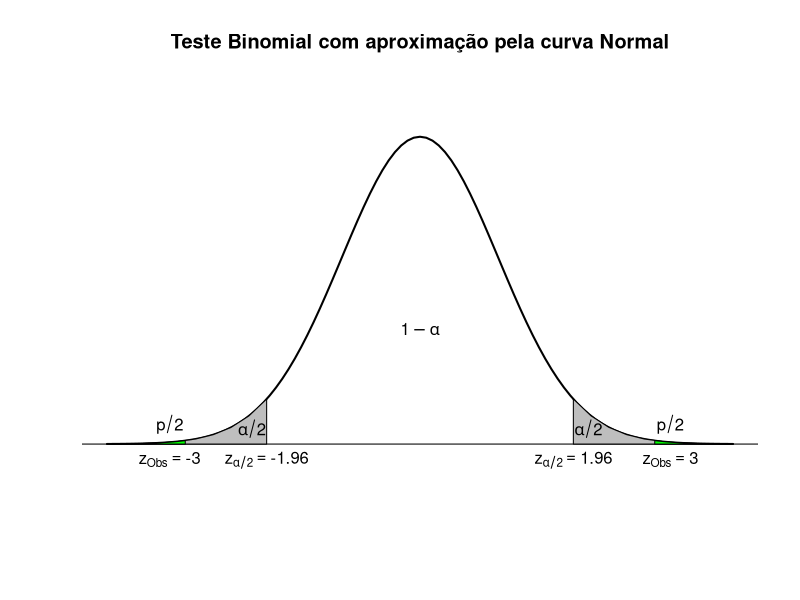
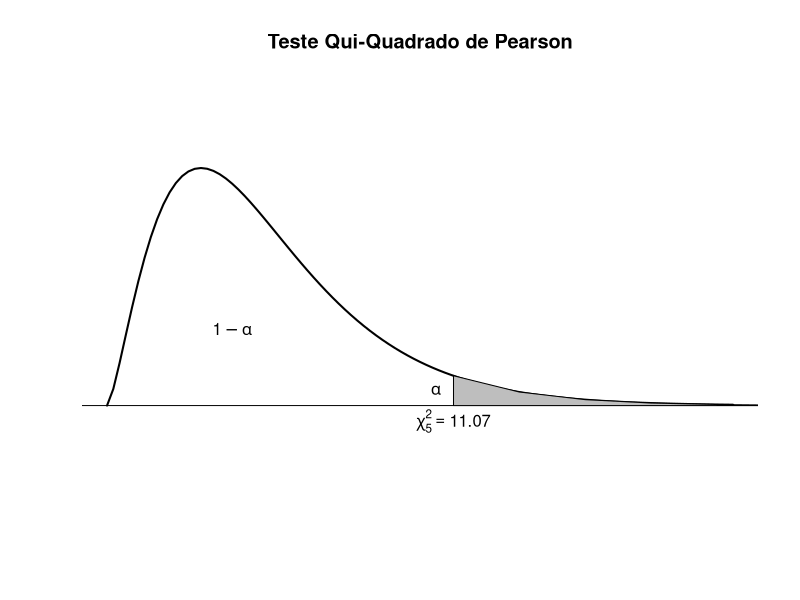

Recreate these plots in R, in order.
## Programmer1: Giovani Carrara Rodrigues 
## Programmer2: Vitor Bonini

## Date: sep/12/2015

## Description: Exercise 1 of Non-parametric methods

## Binomial test

a=0.05 # nível de significancia
n=1600 # número total de pessoas (homens + mulheres)
p0=0.5 # # se p=1/2 então a prob de nascer homens e mulheres é igual
B=860 # poderia ser também = 740(quantidade todal de homens)

# como n é grande vamos padronizar e usar a propriedade assintótica do Teorema do limite Central
B1=(B-n*p0)/sqrt(n*p0*(1-p0))

# vamos fazer o teste bilateral

z_a=qnorm(1-a/2)
z_a

p_valor=round(pnorm(B1,lower=F),4)
p_valor

pdf("bino1.pdf")
plot(c(-4,4),c(-0.05,.45), type="n",main="Teste Binomial com aproximação pela curva Normal", xlab='', ylab="", cex.lab=1.5,axes = F, frame.plot = F)
abline(h=0,lwd=1)
curve(dnorm(x),lwd=2,from=-4,to=4,add=T)
As=seq(z_a,4,len=10)
polygon(c(z_a,As,3),c(0,dnorm(As),0),col="gray")
text(0,0.15,expression(1-alpha))
text(2.15,0.02,expression(alpha/2))
text(z_a,-.02,bquote(z[alpha/2] == .(round(z_a,2))))
# meus comandos
Bs=seq(-4,-z_a,len=10)
polygon(c(-3,Bs,-z_a),c(0,dnorm(Bs),0),col="gray")
text(-2.15,0.02,expression(alpha/2))
text(-z_a,-.02,bquote(z[alpha/2] == .(round(-z_a,2))))

#comandos para desenhar o p_valor no gráfico
# à direita
Cs=seq(B1,4,len=10)
polygon(c(B1,Cs,4),c(0,dnorm(Cs),0),col="green")

text(3.2,0.025,expression(p/2))
text((B1+0.2),-.02,bquote(z["Obs"] == .(round(B1,2))))
# à esquerda
Ds=seq(-4,-B1,len=10)
polygon(c(-4,Ds,-B1),c(0,dnorm(Ds),0),col="green")

text(-3.2,0.025,expression(p/2))

text(-(B1+0.2),-.02,bquote(z["Obs"] == .(round(-B1,2))))

dev.off()

# Pelo gráfico vemos que o p-valor é menor do que z_a ou seja, rejeitamos a hipótese H0.

# Vamos agora fazer o teste Qui-Quadrado de Pearson

## Chi-squared test

#Obs: as frequencias esperadas vem de uma distribuição binomial(n=5,p=1/2)

n=320 # numero de familias

Ei=c(0.03125,0.15625,0.3125,0.3125,0.15625,0.03125) # frequencias esperadas

Oi=c(0.05625,0.175,0.34375,0.275,0.125,0.025) # frequências Observadas

k=length(Oi) # quantidade de frequências esperadas

Q=sum(((Oi-Ei)^2)/Ei) # Estatística de teste

p_valor=pchisq(Q,k-1,lower=F)
p_valor

a=0.05
qa=qchisq(1-a,k-1)
qa

pdf("qui1.pdf")

plot(c(0,20),c(-0.05,0.2), type="n",main="Teste Qui-Quadrado de Pearson", xlab='', ylab="", cex.lab=1.5,axes = F, frame.plot = F)
abline(h=0,lwd=1)
curve(dchisq(x,k-1),lwd=2,from=0,to=20,add=T)
# Descomente para desenhar a area do p-valor
#Bs=seq(Q,30,len=60)
#polygon(c(Q,Bs,20),c(0,dchisq(Bs,k-1),0),col="green")
As=seq(qa,30,len=10)
polygon(c(qa,As,20),c(0,dchisq(As,k-1),0),col="gray")
text(4,0.05,expression(1-alpha))
text(10.5,0.01,expression(alpha))
text(qa,-.01,bquote(chi[.(k-1)]^2 == .(round(qa,2))))

dev.off()